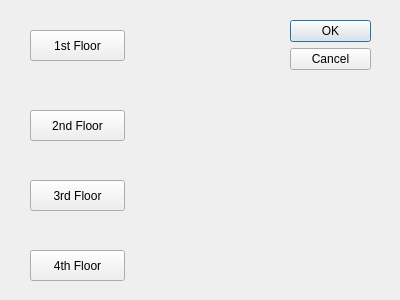
<?xml version="1.0" encoding="UTF-8"?>
<ui version="4.0">
 <class>HoymeFloors</class>
 <widget class="QDialog" name="HoymeFloors">
  <property name="geometry">
   <rect>
    <x>0</x>
    <y>0</y>
    <width>400</width>
    <height>300</height>
   </rect>
  </property>
  <property name="windowTitle">
   <string>Dialog</string>
  </property>
  <widget class="QDialogButtonBox" name="buttonBox">
   <property name="geometry">
    <rect>
     <x>290</x>
     <y>20</y>
     <width>81</width>
     <height>241</height>
    </rect>
   </property>
   <property name="orientation">
    <enum>Qt::Vertical</enum>
   </property>
   <property name="standardButtons">
    <set>QDialogButtonBox::Cancel|QDialogButtonBox::Ok</set>
   </property>
  </widget>
  <widget class="QPushButton" name="pushButton">
   <property name="geometry">
    <rect>
     <x>30</x>
     <y>30</y>
     <width>95</width>
     <height>31</height>
    </rect>
   </property>
   <property name="text">
    <string>1st Floor</string>
   </property>
  </widget>
  <widget class="QPushButton" name="pushButton_2">
   <property name="geometry">
    <rect>
     <x>30</x>
     <y>110</y>
     <width>95</width>
     <height>31</height>
    </rect>
   </property>
   <property name="text">
    <string>2nd Floor</string>
   </property>
  </widget>
  <widget class="QPushButton" name="pushButton_3">
   <property name="geometry">
    <rect>
     <x>30</x>
     <y>180</y>
     <width>95</width>
     <height>31</height>
    </rect>
   </property>
   <property name="text">
    <string>3rd Floor</string>
   </property>
  </widget>
  <widget class="QPushButton" name="pushButton_4">
   <property name="geometry">
    <rect>
     <x>30</x>
     <y>250</y>
     <width>95</width>
     <height>31</height>
    </rect>
   </property>
   <property name="text">
    <string>4th Floor</string>
   </property>
  </widget>
 </widget>
 <resources/>
 <connections>
  <connection>
   <sender>buttonBox</sender>
   <signal>accepted()</signal>
   <receiver>HoymeFloors</receiver>
   <slot>accept()</slot>
   <hints>
    <hint type="sourcelabel">
     <x>248</x>
     <y>254</y>
    </hint>
    <hint type="destinationlabel">
     <x>157</x>
     <y>274</y>
    </hint>
   </hints>
  </connection>
  <connection>
   <sender>buttonBox</sender>
   <signal>rejected()</signal>
   <receiver>HoymeFloors</receiver>
   <slot>reject()</slot>
   <hints>
    <hint type="sourcelabel">
     <x>316</x>
     <y>260</y>
    </hint>
    <hint type="destinationlabel">
     <x>286</x>
     <y>274</y>
    </hint>
   </hints>
  </connection>
 </connections>
</ui>
